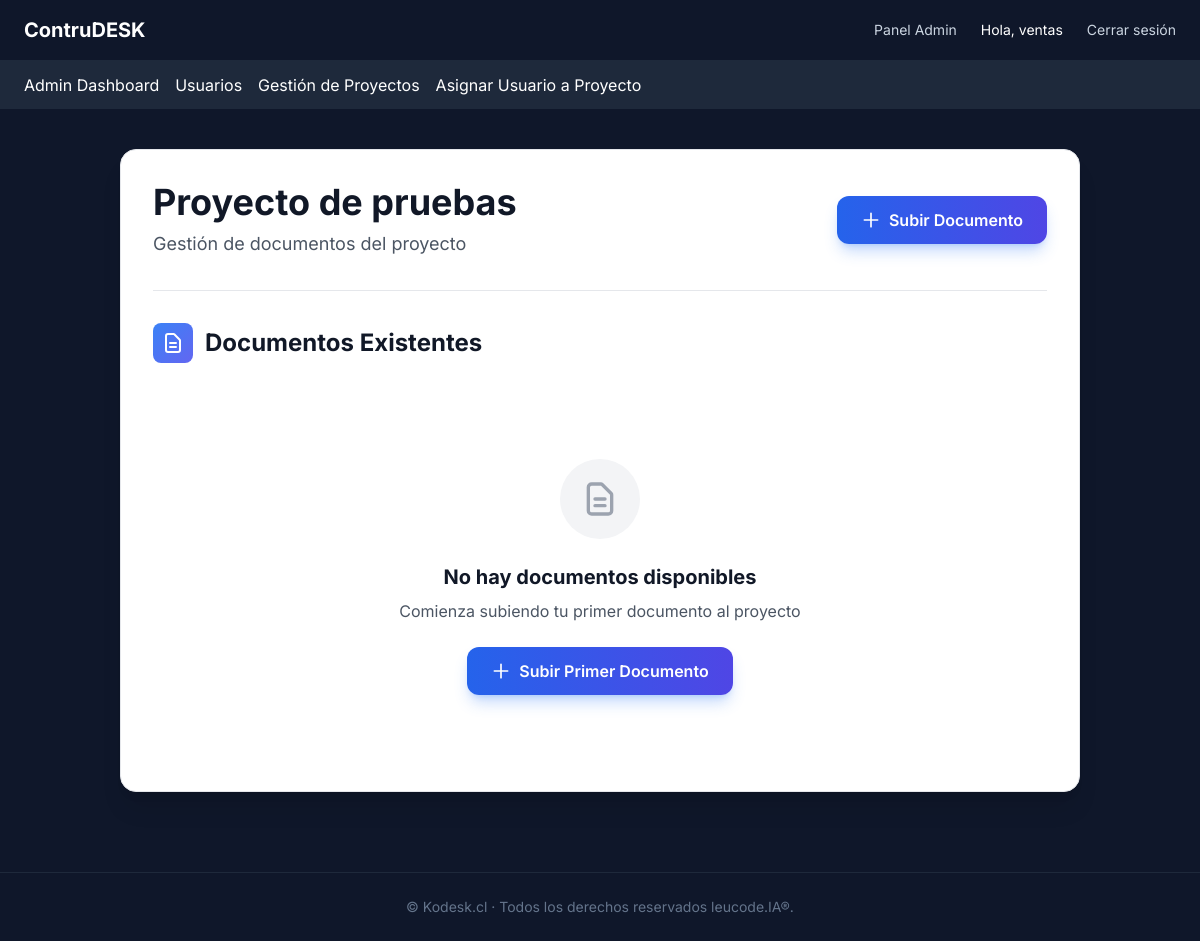
/editor/project/1/documents (signed in), run on an earlier commit of the app's database.
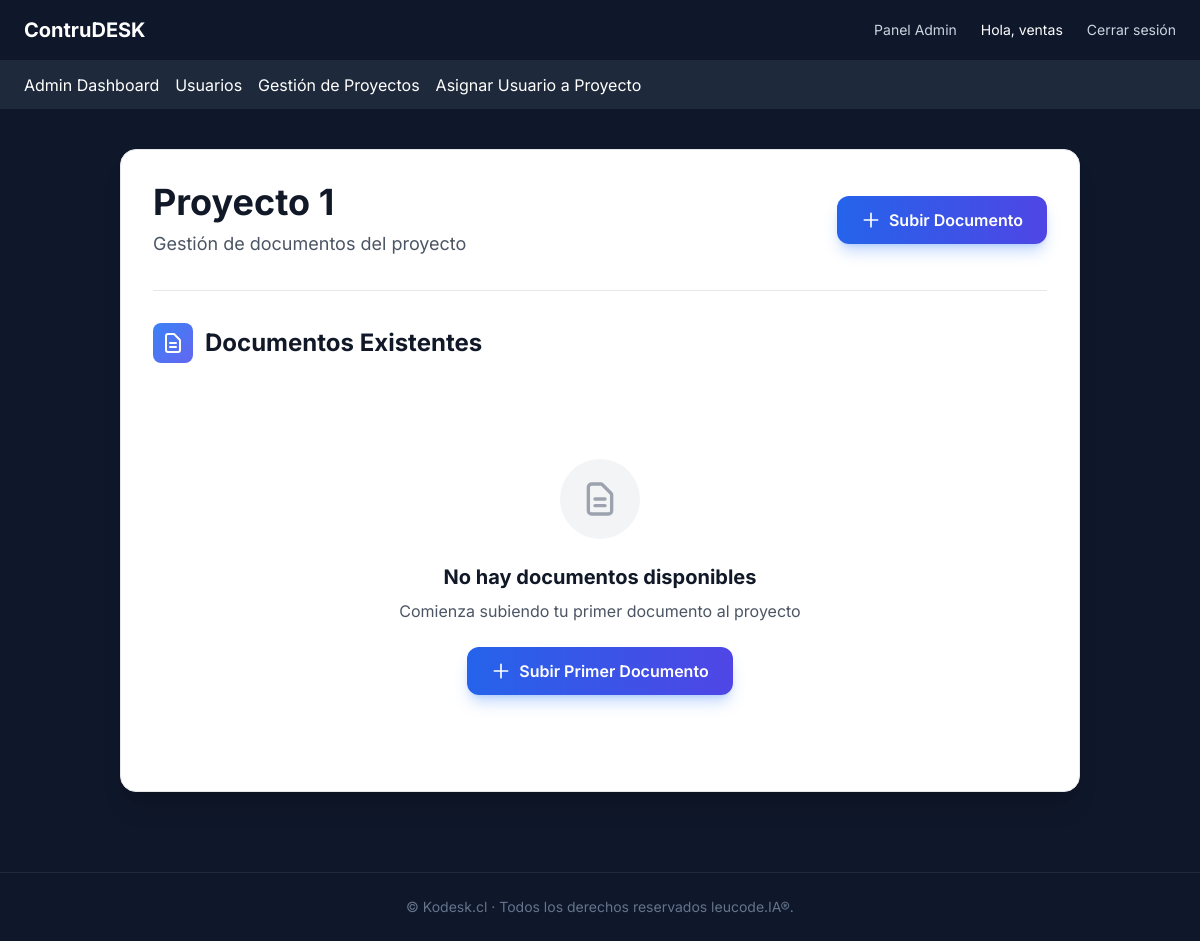
And on a later commit of the database.
### app/models.py (models this page shows, shortened)
class Project(db.Model):
    __tablename__ = 'projects'
    id = db.Column(db.Integer, primary_key=True)
    name = db.Column(db.String(128), nullable=False)
    description = db.Column(db.Text)
    start_date = db.Column(db.DateTime, default=datetime.utcnow)
    end_date = db.Column(db.DateTime)
    progress = db.Column(db.Integer, default=0)
    status = db.Column(db.String(50), default='activo')  # Ej: activo, suspendido, finalizado
    archived = db.Column(db.Boolean, default=False)  # Indicador de archivo
    admin_comment = db.Column(db.Text)
    creator_id = db.Column(db.Integer, db.ForeignKey('admin_users.id'), nullable=False)
    creator = db.relationship('AdminUser', backref='created_projects')

### app/routes/editor.py (the view, shortened to what this page needs)
@editor_bp.route('/project/<int:project_id>/documents', methods=['GET', 'POST'])
@login_required
def view_documents(project_id):
    project = Project.query.get_or_404(project_id)
    documents = ProjectDocument.query.filter_by(project_id=project.id).all()
    return render_template('editor/view_documents.html', project=project, documents=documents)

### app/models.py (called while the page is built)
    def has_role(self, role_name):
        return any(role.name == role_name for role in self.roles)

    @property
    def is_authenticated(self):
        return True

### app/templates/editor/view_documents.html (shortened to what the changed rows need)
{% extends "layout.html" %}
{% block content %}
<div class="container mx-auto mt-10 px-4 sm:px-6 lg:px-8 mb-20">
  <div class="max-w-6xl mx-auto">
    <div class="bg-white rounded-2xl shadow-xl p-8 border border-gray-200">
      <div class="mb-8">
        <div class="flex items-center justify-between mb-6">
          <div>
            <h2 class="text-4xl font-bold text-gray-900 mb-2">
              {{ project.name }}
            </h2>
            <p class="text-gray-600 text-lg">Gestión de documentos del proyecto</p>
          </div>
        </div>
      </div>
    </div>
  </div>
</div>
{% endblock %}

What changed in the data, as far as the page shows it:
changed Project: name "Proyecto de pruebas" → "Proyecto 1"
